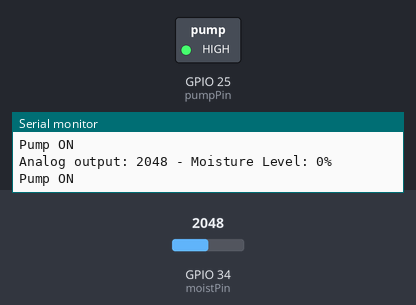
This sketch was run on a simulated ESP32. Parts: switched loads named in the sketch (green lamp = pin HIGH), the last lines printed to the serial monitor. The inputs (shaded band) are chosen by the test bench; at power-on: GPIO 34 (moistPin) = 2048.

Above: at 2.2 s.
2.3 s: GPIO 34 (moistPin) set to 1934
4.2 s: GPIO 34 (moistPin) set to 1825
At 5.7 s:
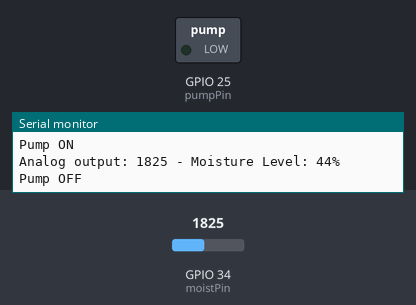
7.5 s: GPIO 34 (moistPin) set to 2047
At 9.2 s:
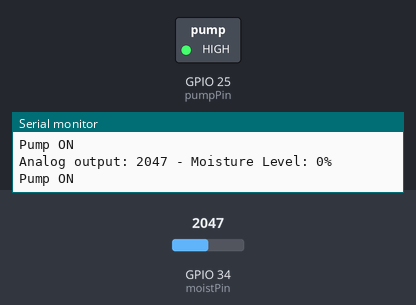
9.5 s: GPIO 34 (moistPin) set to 1228
At 10.7 s:
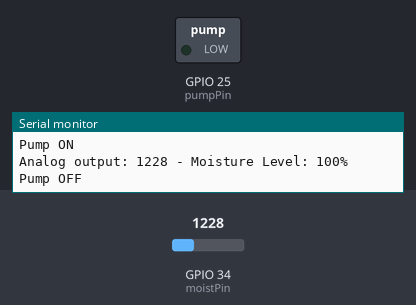
Timing chart, 0 to 12.5 s (numbered marks = the images above; inputs shaded):
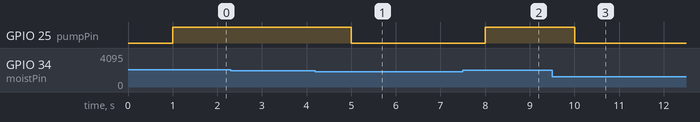

The sketch:

main.ino
```cpp
const int moistPin = 34; // Moisture sensor pin
const int pumpPin = 25;  // Pump control pin

int moistValue = 0;

// Define the known dry and wet values for calibration
const int dryValue = 2000;
const int wetValue = 1600;
const int moistureThreshold = 30; // Threshold below which the pump will turn on

void setup() {
  Serial.begin(9600);
  delay(1000);
  analogSetPinAttenuation(moistPin, ADC_11db); // Optional: set ADC attenuation

  pinMode(pumpPin, OUTPUT);
  digitalWrite(pumpPin, LOW); // Ensure pump is off initially
}

void loop() {
  moistValue = analogRead(moistPin);

  // Map the values to a percentage
  int moistPercent = map(moistValue, wetValue, dryValue, 100, 0);
  moistPercent = constrain(moistPercent, 0, 100); // Ensure value is within 0-100%

  Serial.print("Analog output: ");
  Serial.print(moistValue);
  Serial.print(" - Moisture Level: ");
  Serial.print(moistPercent);
  Serial.println("%");

  // Control the pump based on the moisture level
  if (moistPercent < moistureThreshold) {
    digitalWrite(pumpPin, HIGH); // Turn on the pump
    Serial.println("Pump ON");
  } else {
    digitalWrite(pumpPin, LOW); // Turn off the pump
    Serial.println("Pump OFF");
  }

  delay(1000);
}
```

Measured:
- the behaviour switches between 1884 and 1883 on GPIO 34 (moistPin) (found by bisection; images 0 and 1)
- after the input at 4.2 s, GPIO 25 (pumpPin): HIGH → LOW after 0.80 s
- after the input at 7.5 s, GPIO 25 (pumpPin): LOW → HIGH after 0.50 s
- after the input at 9.5 s, GPIO 25 (pumpPin): HIGH → LOW after 0.50 s
